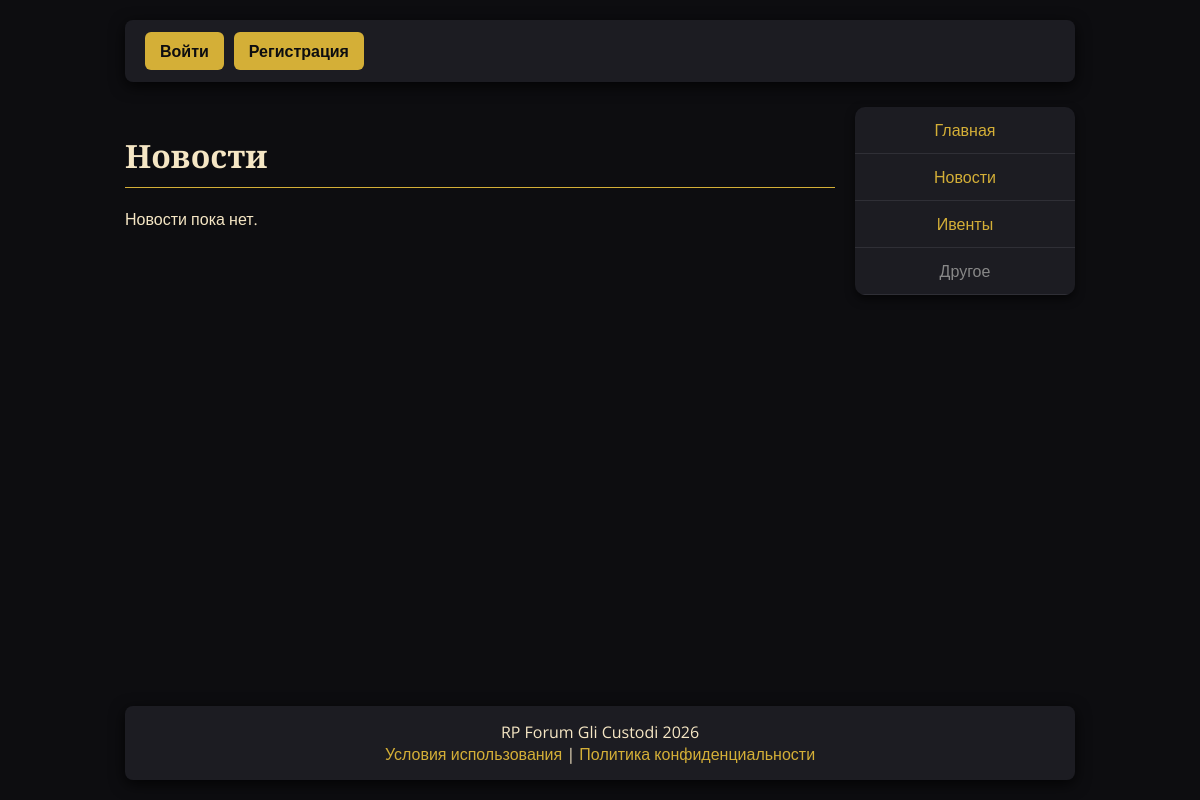
Before: /news/ with the older database file.
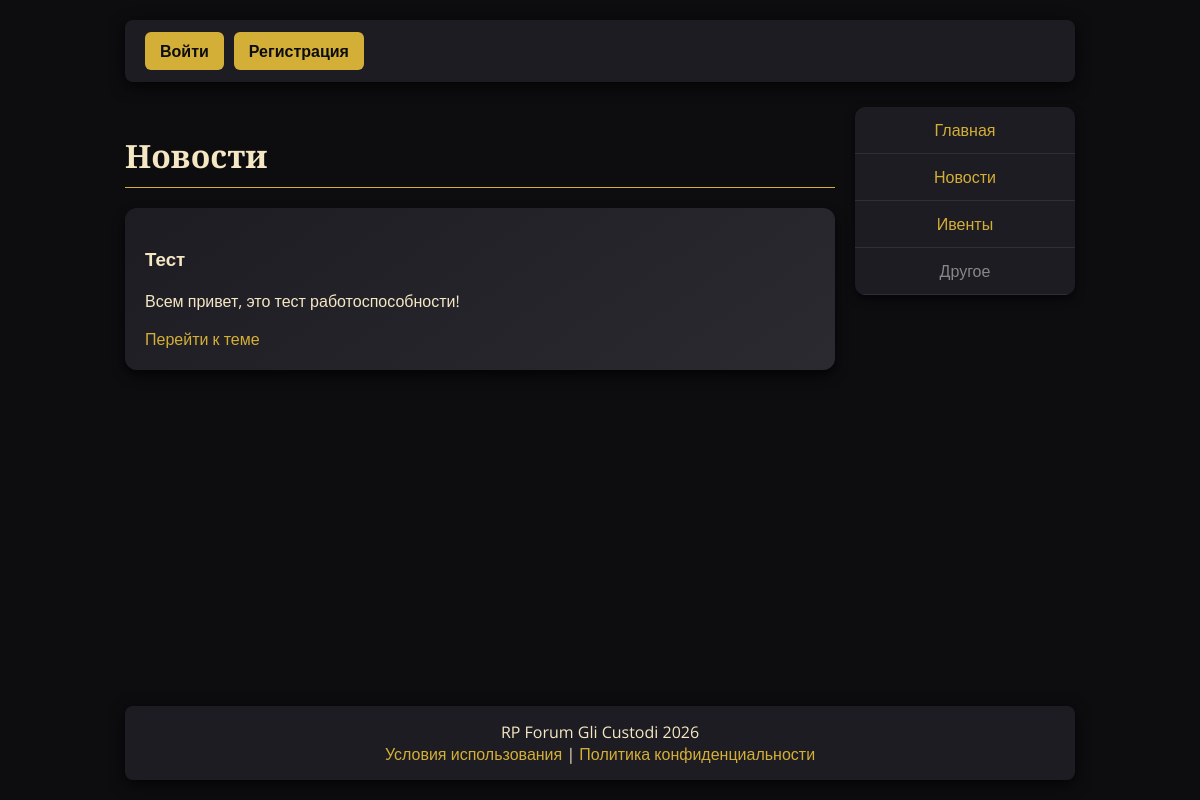
After: the same page with the newer database file.
### main/models.py (models this page shows, shortened)
class Topic(models.Model):
    author = models.ForeignKey(
        settings.AUTH_USER_MODEL,
        on_delete=models.CASCADE,
        related_name="topics"
    )
    category = models.ForeignKey(
        Category,
        on_delete=models.PROTECT,     # нельзя удалить категорию, если есть темы
        related_name="topics"
    )
    title = models.CharField(max_length=255)
    description = models.TextField(blank=True)
    image = models.ImageField(upload_to="topics/", blank=True, null=True)
    created_at = models.DateTimeField(auto_now_add=True)
    likes = models.ManyToManyField(
        settings.AUTH_USER_MODEL,
        blank=True,
        related_name="liked_topics"
    )
    class Meta:
        ordering = ["-created_at"]

### main/views.py (the view)
# urls.py: path("news/", views.news, name="news"),
def news(request):
    news_topics = Topic.objects.filter(category__name="Новости").order_by("-created_at")
    return render(request, "main/news.html", {"news_list": news_topics})

### main/templates/main/news.html
{% extends 'main/base.html' %}
{% block content %}
<h2 class="page-title">Новости</h2>
{% for topic in news_list %}
  <div class="card">
    <h3>{{ topic.title }}</h3>
    <p>{{ topic.description|truncatechars:100 }}</p>
    <a href="{% url 'topic-detail' topic.id %}">Перейти к теме</a>
  </div>
{% empty %}
  <p>Новости пока нет.</p>
{% endfor %}
{% endblock %}

### main/templates/main/base.html (shortened to what this page needs)
{% load static %}
<!DOCTYPE html>
<html lang="ru">
<head>
<link rel="stylesheet" href="{% static 'css/style.css' %}">
</head>
<body>
<div class="container">
<header>
    <div class="header-container">
        <div class="header-left">
            {% if user.is_authenticated %}
                <a href="{% url 'profile' %}">
                    {% if user.profile.avatar %}
                        <img src="{{ user.profile.avatar.url }}" class="avatar" alt="">
                    {% else %}
                        <img src="{% static user.profile.default_avatar %}" class="avatar" alt="">
                    {% endif %}
                </a>
                <a href="{% url 'logout' %}" class="header-btn pulse-button">Выйти</a>
            {% else %}
                <a href="{% url 'login' %}" class="header-btn pulse-button">Войти</a>
                <a href="{% url 'register' %}" class="header-btn pulse-button">Регистрация</a>
            {% endif %}
        </div>
    </div>
</header>
<main class="content-area">
    <div class="content-main">
        {% block content %}{% endblock %}
    </div>
    {% with name=request.resolver_match.url_name %}
        {% if name != 'login' and name != 'register' and name != 'change-password' %}
        <div class="content-sidebar">
            <table class="forum-table">
                <tbody>
                    <tr><td><a href="{% url 'home' %}">Главная</a></td></tr>
                    <tr><td><a href="{% url 'news' %}">Новости</a></td></tr>
                    <tr><td><a href="{% url 'events' %}">Ивенты</a></td></tr>
                    <tr><td><span style="color:#888;">Другое</span></td></tr>
                </tbody>
            </table>
        </div>
        {% endif %}
    {% endwith %}
</main>
<footer>
    RP Forum Gli Custodi 2026
    <br>
    <a href="{% url 'terms' %}">Условия использования</a> |
    <a href="{% url 'privacy' %}">Политика конфиденциальности</a>
</footer>
</div>
</body>
</html>

### main/static/css/style.css (style rules this page uses)
footer { margin-top: 40px; }

### main/templates/main/base.html (style rules this page uses)
html, body { height: 100%; margin: 0; padding: 0; }
body { display: flex; flex-direction: column; min-height: 100vh; background: #0d0d10; color: #f5e6c4; font-family: 'Open Sans', sans-serif; }
a { color: #d4af37; text-decoration: none; transition: 0.2s; }
.container { flex: 1; display: flex; flex-direction: column; width: 950px; max-width: 95%; margin: 0 auto; padding: 20px; }
header { background: #1c1c22; border-radius: 8px; padding: 12px 20px; margin-bottom: 25px; box-shadow: 0 4px 15px rgba(0,0,0,0.8); }
.header-container { display: flex; justify-content: space-between; align-items: center; flex-wrap: wrap; }
.header-left, .header-right { display: flex; align-items: center; gap: 10px; }
.header-btn { background-color: #d4af37; color: #0d0d10; padding: 8px 15px; border-radius: 6px; font-weight: 700; text-decoration: none; transition: all 0.3s ease; white-space: nowrap; }
.card, .post-card, .comment-card, .new-post-card { background: linear-gradient(145deg, #1c1c22, #2a2a30); border-radius: 12px; padding: 20px; margin-bottom: 20px; box-shadow: 0 6px 12px rgba(0,0,0,0.7); transition: transform 0.3s, box-shadow 0.3s; }
h2.page-title { font-family: 'Merriweather', serif; font-size: 32px; margin-bottom: 20px; border-bottom: 1px solid #d4af37; padding-bottom: 10px; }
footer { text-align: center; padding: 15px 0; background: #1c1c22; border-radius: 8px; box-shadow: 0 4px 15px rgba(0,0,0,0.8); margin-top: auto; }
.forum-table { width: 100%; border-collapse: collapse; background: #1c1c22; border-radius: 10px; overflow: hidden; box-shadow: 0 4px 10px rgba(0,0,0,0.6); }
.forum-table td { padding: 12px; border-bottom: 1px solid #2f2f36; text-align:center; }
.content-area { display: flex; gap: 20px; align-items: flex-start; }
.content-main { flex: 1; min-width: 0; }
.content-sidebar { width: 220px; flex: 0 0 220px; position: sticky; top: 20px; }

Changed rows visible on the page:
added Topic: title "Тест", description "Всем привет, это тест работоспособности!"
Other visible differences:
text no longer shown: "Новости пока нет."
